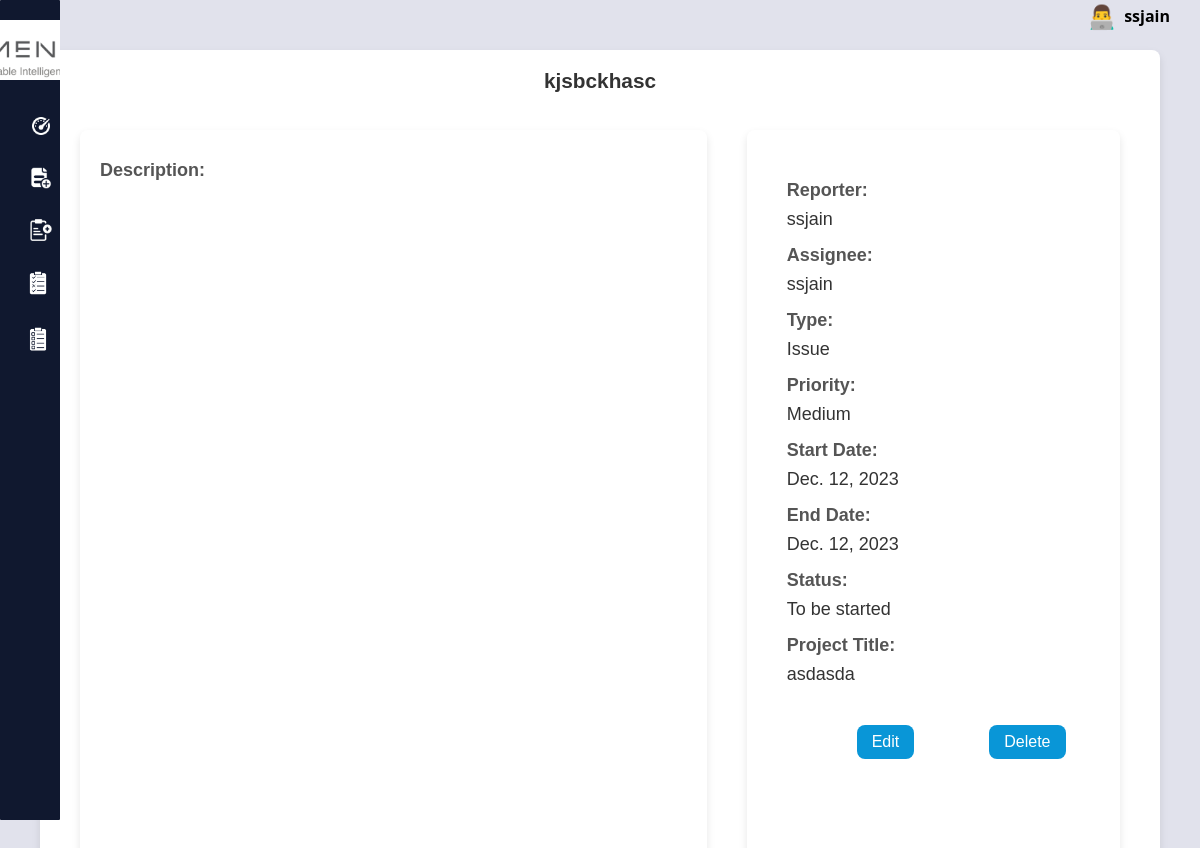
Screenshot of /task/ticket/1/ (signed in) with the database file from the repository.
### taskmanager/models.py (models this page shows, shortened)
class TmUser(AbstractBaseUser, PermissionsMixin):
    tm_user_id = AutoField(primary_key=True)
    username = CharField(max_length=255, unique=True)
    email = EmailField(max_length=255, unique=True)
    created_on = DateField(default=now, editable=False)
    modified_by = IntegerField(null=True, blank=True)
    modified_on = DateField(null=True, blank=True)
    is_active = BooleanField(default=True)
    is_staff = BooleanField(default=False)
    USERNAME_FIELD = "email"
    REQUIRED_FIELDS = ["username"]
    objects = TmUserManager()
    class Meta:
        db_table = 'tm_user'

class TmTaskInfo(Model):
    default_user = get_user_model().objects.get(username="ssjain")
    tm_task_info_id = AutoField(primary_key=True)
    task_title = CharField(max_length=255)
    task_description = TextField(null=True, blank=True)
    start_date = DateField(default=now)
    end_date = DateField(default=now)
    close_date = DateField(default=now, blank=True)
    label = CharField(max_length=255, null=True, blank=True)
    created_by = ForeignKey(
        TmUser,
        on_delete=SET_DEFAULT,
        default=default_user,
        null=True,
        related_name="reporter",
    )
    created_on = DateField(default=now, editable=False)
    modified_by = ForeignKey(
        TmUser,
        on_delete=SET_DEFAULT,
        default=default_user,
        null=True,
        blank=True,
        related_name="assignee",
    )
    modified_on = DateField(default=now, blank=True)
    is_active = BooleanField(default=True)
    class Meta:
        db_table = 'tm_task_info'

class TmTaskType(Model):
    tm_task_type_id = AutoField(primary_key=True)
    task_type_name = CharField(max_length=250)
    task_type_description = TextField()
    created_on = DateField(default=now, editable=False)
    modified_on = DateField(default=now)
    is_active = BooleanField(default=True)
    class Meta:
        db_table = 'tm_task_type'

class TmPriority(Model):
    tm_priority_id = AutoField(primary_key=True)
    priority_name = CharField(max_length=255, null=True, blank=True)
    created_on = DateField(default=now, editable=False)
    modified_on = DateField(default=now)
    is_active = BooleanField(default=True)
    class Meta:
        db_table = 'tm_priority'

class TmStatus(Model):
    tm_status_id = AutoField(primary_key=True)
    status_name = CharField(max_length=255, null=True, blank=True)
    colour = CharField(max_length=255, default="green")
    created_on = DateField(default=now, editable=False)
    modified_on = DateField(default=now)
    is_active = BooleanField(default=True)
    class Meta:
        db_table = 'tm_status'

class TmProject(Model):
    tm_project_id = AutoField(primary_key=True)
    project_name = CharField(max_length=255)
    project_description = TextField()
    start_date = DateField(null=True, blank=True, default=now)
    end_date = DateField(null=True, blank=True)
    created_by = ForeignKey(
        TmUser, on_delete=SET_NULL, null=True, related_name="project_created_by"
    )
    created_on = DateField(default=now, editable=False)
    modified_by = ForeignKey(
        TmUser, on_delete=SET_NULL, null=True, related_name="project_modified_by"
    )
    modified_on = DateField(default=now)
    class Meta:
        db_table = 'tm_project'

### taskmanager/views.py (the view)
# urls.py: path("ticket/<int:pk>/", views.ticket, name="ticket"),
@login_required(login_url="login")
def ticket(req, pk):
    ticket = (
        TmTask.objects.filter(tm_task_id=pk)
        .values(
            "tm_task_id",
            "tm_task_info__task_title",
            "tm_task_info__task_description",
            "tm_task_info__created_by__username",
            "tm_task_info__modified_by__username",
            "tm_task_info__start_date",
            "tm_task_info__end_date",
            "tm_task_info__close_date",
            "tm_task_type__task_type_name",
            "tm_priority__priority_name",
            "tm_status__status_name",
            "tm_project__project_name",
        )
        .first()
    )
    logger.info(f"task fetch success")
    return render(req, "ticket.html", {"ticket": ticket})

### taskmanager/templates/ticket.html (shortened to what this page needs)
{% extends 'base.html' %}
{% block content %}
<div class="form-container">
  <div class="ticket-details-header">
    <h2>{{ ticket.tm_task_info__task_title }}</h2>
  </div>
  <div class="container">
    <div class="left-card">
      <div class="form-group">
        <label>Description:</label>
      </div>
    </div>
    <div class="right-card">
      <div class="form-group">
        <label>Reporter:</label>
        {{ ticket.tm_task_info__created_by__username }}
      </div>
      <div class="form-group">
        <label>Assignee:</label>
        {{ ticket.tm_task_info__modified_by__username }}
      </div>
      <div class="form-group">
        <label>Type:</label>
        {{ ticket.tm_task_type__task_type_name }}
      </div>
      <div class="form-group">
        <label>Priority:</label>
        {{ ticket.tm_priority__priority_name }}
      </div>
      <div class="form-group">
        <label>Start Date:</label>
        {{ ticket.tm_task_info__start_date }}
      </div>
      <div class="form-group">
        <label>End Date:</label>
        {{ ticket.tm_task_info__end_date }}
      </div>
      <div class="form-group">
        <label>Status:</label>
        {{ ticket.tm_status__status_name }}
      </div>
      <div class="form-group">
        <label>Project Title:</label>
        {{ ticket.tm_project__project_name }}
      </div>
      {% if request.user.username == ticket.tm_task_info__modified_by__username or request.user.username == ticket.tm_task_info__created_by__username %}
      <a href="{% url 'edit' task='ticket' pk=ticket.tm_task_id %}"><button class="edit-button">Edit</button></a>
      <a href="{% url 'delete' task='ticket' pk=ticket.tm_task_id %}"><button class="delete-button">Delete</button></a>
      {% endif %}
    </div>
  </div>
</div>
{% endblock %}

### taskmanager/templates/navbar.html (shortened to what this page needs)
<li class="user-info">
    <div class="user-details" onclick="toggleDropdown()">
        <span class="user-icon">👨‍💻</span>
        <span class="user-name">{{ request.user.username }}</span>
    </div>
</li>

### apps/static/styles/style.css (style rules this page uses)
body { background-color: rgba(209, 210, 226, 0.63); color: #333; font-family: 'Arial', sans-serif; }
h2 { color: #000000; font-size: 1.3em; font-family: Verdana, Geneva, Tahoma, sans-serif; margin-top:-1px; }
nav ul li { display: inline-block; margin-left: 10px; }
.user-info { color: #000000; cursor: pointer; font-family: 'Segoe UI', Tahoma, Geneva, Verdana, sans-serif; }
.user-details { display: flex; align-items: center; margin-right: 20px; }
.user-info .user-name { font-weight: bold; margin-right: 5px; font-size: 16px; }
.user-icon { font-size: 23px; margin-right: 8px ; }
.user-info, .profile-icon, .logout-icon { font-size: 20px; margin-right: 5px; }
label { margin-top: 10px; color: #666; }
a { color: #3498db; text-decoration: none; }
.form-group { margin-bottom: 30px; }
.form-group label { display: block; margin-bottom: 8px; font-weight: bold; color: #555; }
.form-container { background-color: #fff; padding: 20px; box-shadow: 0 4px 8px rgba(0, 0, 0, 0.1); margin: 20px auto; border-radius: 8px; max-width: 600px; }
.form-container h2 { text-align: center; color: #333; }
.form-group { margin-bottom: 20px; }
body { font-family: 'Arial', sans-serif; margin: 0; overflow-x: hidden; }

### taskmanager/templates/ticket.html (style rules this page uses)
body { margin: 0; font-family: 'Arial', sans-serif; overflow-x: hidden; }
.form-container { margin-top: 50px; max-width: 1200px; width: 90%; }
.container { display: flex; font-size: 18px; height: 800px; }
.left-card { padding: 20px; box-shadow: 0 4px 8px rgba(0, 0, 0, 0.1); margin: 20px; border-radius: 8px; }
.right-card { padding: 40px; box-shadow: 0 4px 8px rgba(0, 0, 0, 0.1); margin: 20px; border-radius: 8px; }
.left-card { flex: 4; }
.right-card { flex: 2; }
.form-group { margin-bottom: 15px; }
label { display: block; margin-bottom: 5px; font-weight: bold; }
.edit-button,.delete-button { background-color: #0996d7; color: white; padding: 8px 15px; border: none; border-radius: 8px; cursor: pointer; font-size: 16px; margin-top: 25px; margin-left: 70px; }

### rows the page displays
TmUser: user.username "ssjain", tm_task_info__created_by__username "ssjain", tm_task_info__modified_by__username "ssjain"
TmTaskInfo: tm_task_info__task_title "kjsbckhasc"
TmTaskType: tm_task_type__task_type_name "Issue"
TmPriority: tm_priority__priority_name "Medium"
TmStatus: tm_status__status_name "To be started"
TmProject: tm_project__project_name "asdasda"

### other values shown
{{ ticket.tm_task_info__start_date }} "Dec. 12, 2023"
{{ ticket.tm_task_info__end_date }} "Dec. 12, 2023"
